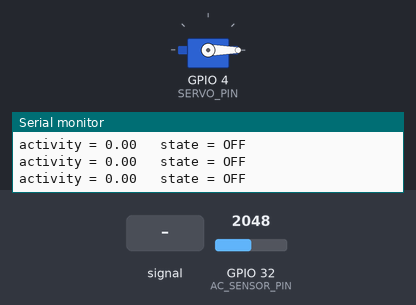
This sketch was run on a simulated ESP32. Parts: servo, the last lines printed to the serial monitor. The inputs (shaded band) are chosen by the test bench; at power-on: GPIO 32 (AC_SENSOR_PIN) = 2048.

Above: at 1.2 s.
1.3 s: GPIO 32 (AC_SENSOR_PIN) fed a 200 Hz sine of ±327 counts around its level
At 2.2 s:
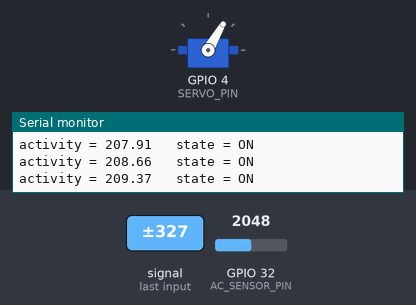
2.8 s: GPIO 32 (AC_SENSOR_PIN) set to 2866
At 3.2 s:
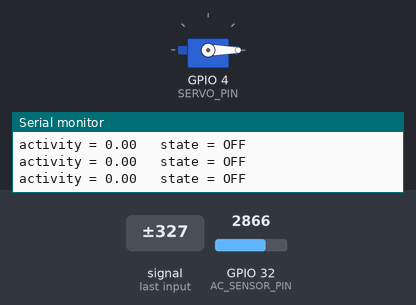
Timing chart, 0 to 5.8 s (numbered marks = the images above; inputs shaded):
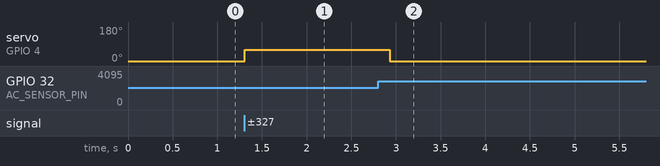

The sketch:

CurrentSensorTesting.ino
```cpp
#include <ESP32Servo.h>

//====Servo Settings====
Servo myServo;
const int SERVO_PIN = 4;  //pin for servo, must be PWM capable
const int CLOSED_ANGLE = 0;   //angle to close servo
const int OPEN_ANGLE = 60;    //angle of open servo

//====Current Sensor Settings====
const int AC_SENSOR_PIN = 32;   //analog pin to read current sensor
const float ON_THRESHOLD  = 12.0;   // tune experimentally
const float OFF_THRESHOLD = 8.0;    // lower than ON threshold

bool toolOn = false;

float readActivity()
{
  const int N = 300;
  long sum = 0;

  // First pass: estimate baseline
  for (int i = 0; i < N; i++) {
    sum += analogRead(AC_SENSOR_PIN);
  }
  float mean = (float)sum / N;

  // Second pass: average absolute deviation from baseline
  float activity = 0;
  for (int i = 0; i < N; i++) {
    activity += fabs(analogRead(AC_SENSOR_PIN) - mean);
  }

  return activity / N;
}

void updateToolStatus() {
  float activity = readActivity();

  if (!toolOn && activity > ON_THRESHOLD) {
    toolOn = true;
  } else if (toolOn && activity < OFF_THRESHOLD) {
    toolOn = false;
  }

  Serial.print("activity = ");
  Serial.print(activity);
  Serial.print("   state = ");
  Serial.println(toolOn ? "ON" : "OFF");
}

//====Setup====
void setup() {
  Serial.begin(115200);  //serial monitor for debugging of course

  myServo.attach(SERVO_PIN, 1000, 2000);  //attaching servo and its pulse limits
  myServo.write(CLOSED_ANGLE);     //set servo to closed position
}

//====Main Loop====
void loop() {
  updateToolStatus();

  if (toolOn) {
    myServo.write(OPEN_ANGLE);
  } else {
    myServo.write(CLOSED_ANGLE);
  }

  // Once adding sending code, only send tool state if it is on, and message has not been sent withing the last 500 ms or the last message failed to send
  // This makes there not need to be off messages sent, and reciver handles timeouts for tools

  delay(10);
}
```

Measured:
- after the input at 1.3 s, servo on GPIO 4 (SERVO_PIN): 0° → 60° at once
- after the input at 2.8 s, servo on GPIO 4 (SERVO_PIN): 60° → 0° after 0.13 s
